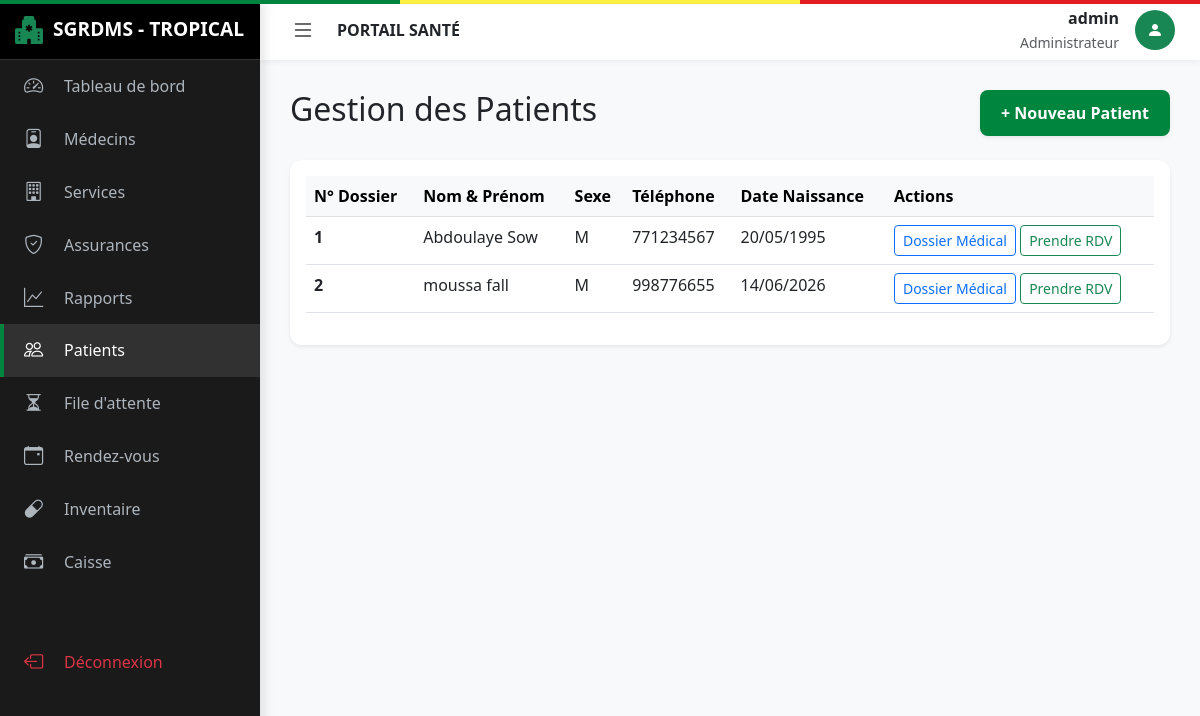
/patients (signed in), run on the app's committed database.
### app/models.py (models this page shows)
class Utilisateur(db.Model, UserMixin):
    id = db.Column(db.Integer, primary_key=True)
    username = db.Column(db.String(50), unique=True, nullable=False)
    password = db.Column(db.String(100), nullable=False)
    role = db.Column(db.String(20), nullable=False) # Admin, Medecin, Patient, Pharmacien, Receptionniste
    date_creation = db.Column(db.DateTime, default=datetime.utcnow)
    patient_id = db.Column(db.Integer, db.ForeignKey('patient.id'), nullable=True)
    patient = db.relationship('Patient', backref='user', uselist=False)
    medecin_id = db.Column(db.Integer, db.ForeignKey('medecin.id'), nullable=True)
    medecin = db.relationship('Medecin', backref='user', uselist=False)

class Patient(db.Model):
    id = db.Column(db.Integer, primary_key=True)
    nom = db.Column(db.String(50), nullable=False)
    prenom = db.Column(db.String(50), nullable=False)
    date_naissance = db.Column(db.Date, nullable=False)
    sexe = db.Column(db.String(10))
    adresse = db.Column(db.String(200))
    telephone = db.Column(db.String(20))
    email = db.Column(db.String(120))
    centre_id = db.Column(db.Integer, db.ForeignKey('centre.id'), nullable=True)
    assurance_id = db.Column(db.Integer, db.ForeignKey('assurance.id'), nullable=True)
    assurance = db.relationship('Assurance', backref='patients')
    dossier = db.relationship('DossierMedical', backref='patient', uselist=False)
    rdvs = db.relationship('RendezVous', backref='patient', lazy=True)
    file_attente = db.relationship('FileAttente', backref='patient', lazy=True)

### app/routes.py (the view)
@main.route("/patients")
@login_required
def list_patients():
    if current_user.role not in ['Administrateur', 'Receptionniste', 'Medecin']:
        return redirect(url_for('main.dashboard'))
    patients = Patient.query.all()
    return render_template('patients.html', patients=patients)

### app/__init__.py (called while the page is built)
def create_app(config_class=Config):
    app = Flask(__name__)
    app.config.from_object(Config)
    db.init_app(app)
    bcrypt.init_app(app)
    login_manager.init_app(app)
    from app.routes import main
    app.register_blueprint(main)
    @app.context_processor
    def inject_now():
        from datetime import datetime
        return {'datetime': datetime}
    return app

### app/models.py (called while the page is built)
@login_manager.user_loader
def load_user(user_id):
    return Utilisateur.query.get(int(user_id))

### app/templates/patients.html (shortened to what this page needs)
{% extends "base.html" %}
{% block content %}
<div class="d-flex justify-content-between align-items-center mb-4">
    <h2>Gestion des Patients</h2>
    <a href="{{ url_for('main.nouveau_patient') }}" class="btn btn-senegal shadow-sm">+ Nouveau Patient</a>
</div>
<div class="card shadow-sm border-0">
    <div class="card-body">
        <table class="table table-hover">
            <thead class="table-light">
                <tr>
                    <th>N° Dossier</th>
                    <th>Nom & Prénom</th>
                    <th>Sexe</th>
                    <th>Téléphone</th>
                    <th>Date Naissance</th>
                    <th>Actions</th>
                </tr>
            </thead>
            <tbody>
                {% for patient in patients %}
                <tr>
                    <td><strong>{{ patient.id }}</strong></td>
                    <td>{{ patient.prenom }} {{ patient.nom }}</td>
                    <td>{{ patient.sexe }}</td>
                    <td>{{ patient.telephone }}</td>
                    <td>{{ patient.date_naissance.strftime('%d/%m/%Y') }}</td>
                    <td>
                        <a href="{{ url_for('main.patient_details', patient_id=patient.id) }}" class="btn btn-sm btn-outline-primary">Dossier Médical</a>
                        {% if current_user.role in ['Administrateur', 'Receptionniste'] %}
                            <a href="{{ url_for('main.nouveau_rdv') }}" class="btn btn-sm btn-outline-success">Prendre RDV</a>
                        {% endif %}
                    </td>
                </tr>
                {% else %}
                <tr>
                    <td colspan="6" class="text-center text-muted">Aucun patient enregistré.</td>
                </tr>
                {% endfor %}
            </tbody>
        </table>
    </div>
</div>
{% endblock %}

### app/templates/base.html (shortened to what this page needs)
<!DOCTYPE html>
<html lang="fr">
<head>
    <link href="https://cdn.jsdelivr.net/npm/bootstrap@5.3.0/dist/css/bootstrap.min.css" rel="stylesheet">
    <link rel="stylesheet" href="https://cdn.jsdelivr.net/npm/bootstrap-icons@1.11.0/font/bootstrap-icons.css">
</head>
<body>
    {% if current_user.is_authenticated %}
    <div id="sidebar">
        <div class="sidebar-header">
            <i class="bi bi-hospital-fill text-success fs-3"></i>
            <span class="logo-text">SGRDMS - TROPICAL</span>
        </div>
            <a href="{{ url_for('main.dashboard') }}" class="menu-item {{ 'active' if request.endpoint == 'main.dashboard' }}">
                <i class="bi bi-speedometer2"></i>
                <span class="menu-text">Tableau de bord</span>
            </a>
            {% if current_user.role == 'Administrateur' %}
            <a href="{{ url_for('main.list_medecins') }}" class="menu-item {{ 'active' if request.endpoint == 'main.list_medecins' }}">
                <i class="bi bi-person-badge"></i>
                <span class="menu-text">Médecins</span>
            </a>
            <a href="{{ url_for('main.list_services') }}" class="menu-item {{ 'active' if request.endpoint == 'main.list_services' }}">
                <i class="bi bi-building"></i>
                <span class="menu-text">Services</span>
            </a>
            <a href="{{ url_for('main.list_assurances') }}" class="menu-item {{ 'active' if request.endpoint == 'main.list_assurances' }}">
                <i class="bi bi-shield-check"></i>
                <span class="menu-text">Assurances</span>
            </a>
            <a href="{{ url_for('main.rapports') }}" class="menu-item {{ 'active' if request.endpoint == 'main.rapports' }}">
                <i class="bi bi-graph-up"></i>
                <span class="menu-text">Rapports</span>
            </a>
            {% endif %}
            {% if current_user.role in ['Administrateur', 'Receptionniste', 'Medecin'] %}
            <a href="{{ url_for('main.list_patients') }}" class="menu-item {{ 'active' if request.endpoint == 'main.list_patients' }}">
                <i class="bi bi-people"></i>
                <span class="menu-text">Patients</span>
            </a>
            {% endif %}
            {% if current_user.role in ['Administrateur', 'Receptionniste'] %}
            <a href="{{ url_for('main.file_attente') }}" class="menu-item {{ 'active' if request.endpoint == 'main.file_attente' }}">
                <i class="bi bi-hourglass-split"></i>
                <span class="menu-text">File d'attente</span>
            </a>
            {% endif %}
            {% if current_user.role not in ['Pharmacien', 'Caissier'] %}
            <a href="{{ url_for('main.list_rdvs') }}" class="menu-item {{ 'active' if request.endpoint == 'main.list_rdvs' }}">
                <i class="bi bi-calendar-event"></i>
                <span class="menu-text">Rendez-vous</span>
            </a>
            {% endif %}
            {% if current_user.role == 'Pharmacien' or current_user.role == 'Administrateur' %}
            <a href="{{ url_for('main.pharmacie_inventaire') }}" class="menu-item {{ 'active' if request.endpoint == 'main.pharmacie_inventaire' }}">
                <i class="bi bi-capsule"></i>
                <span class="menu-text">Inventaire</span>
            </a>
            {% endif %}
            {% if current_user.role in ['Caissier', 'Administrateur'] %}
            <a href="{{ url_for('main.caisse_factures') }}" class="menu-item {{ 'active' if request.endpoint == 'main.caisse_factures' }}">
                <i class="bi bi-cash-stack"></i>
                <span class="menu-text">Caisse</span>
            </a>
            {% endif %}
            <div class="mt-auto pt-5">
                <a href="{{ url_for('main.logout') }}" class="menu-item text-danger">
                    <i class="bi bi-box-arrow-left"></i>
                    <span class="menu-text">Déconnexion</span>
                </a>
            </div>
        </div>
    <div id="main-wrapper">
        <header class="top-navbar">
            <button class="toggle-btn" id="sidebarToggle">
                <i class="bi bi-list"></i>
            </button>
            <div class="ms-3 fw-bold text-uppercase d-none d-md-block">
                {{ title if title else "Portail Santé" }}
            </div>
            <div class="ms-auto d-flex align-items-center">
                <div class="text-end me-3 d-none d-sm-block">
                    <div class="fw-bold">{{ current_user.username }}</div>
                    <small class="text-muted">{{ current_user.role }}</small>
                </div>
                <div class="rounded-circle bg-success text-white d-flex align-items-center justify-content-center" style="width: 40px; height: 40px;">
                    <i class="bi bi-person-fill"></i>
                </div>
            </div>
        </header>
        <main class="content-area">
            {% block content %}{% endblock %}
        </main>
    </div>
    {% else %}
    <div class="content-area p-0">
        {% block auth_content %}{% endblock %}
    </div>
    {% endif %}
</body>
</html>

### app/templates/base.html (style rules this page uses)
:root { --sn-green: #00853f; --sn-yellow: #fdef42; --sn-red: #e31b23; --sidebar-width: 260px; --sidebar-collapsed-width: 70px; --top-nav-height: 60px; --bg-light: #f8f9fa; }
body { background-color: var(--bg-light); overflow-x: hidden; font-family: 'Segoe UI', Tahoma, Geneva, Verdana, sans-serif; }
#sidebar { width: var(--sidebar-width); height: 100vh; position: fixed; left: 0; top: 0; z-index: 1000; background: #1a1a1a; color: white; transition: all 0.3s ease; box-shadow: 4px 0 10px rgba(0,0,0,0.1); }
.sidebar-header { height: var(--top-nav-height); display: flex; align-items: center; padding: 0 15px; border-bottom: 1px solid #333; background: #000; }
.sidebar-header .logo-text { white-space: nowrap; overflow: hidden; font-weight: bold; font-size: 1.2rem; margin-left: 10px; transition: opacity 0.2s; }
.menu-item { padding: 12px 20px; display: flex; align-items: center; color: #adb5bd; text-decoration: none; transition: all 0.2s; border-left: 4px solid transparent; }
.menu-item.active { color: white; background: rgba(255,255,255,0.1); border-left: 4px solid var(--sn-green); }
.menu-item i { font-size: 1.2rem; min-width: 30px; }
.menu-text { margin-left: 10px; white-space: nowrap; transition: opacity 0.2s; }
#main-wrapper { margin-left: var(--sidebar-width); transition: all 0.3s ease; min-height: 100vh; display: flex; flex-direction: column; }
.top-navbar { height: var(--top-nav-height); background: white; display: flex; align-items: center; padding: 0 25px; box-shadow: 0 2px 5px rgba(0,0,0,0.05); position: sticky; top: 0; z-index: 999; }
.toggle-btn { background: none; border: none; font-size: 1.5rem; cursor: pointer; color: #333; }
.content-area { padding: 30px; flex-grow: 1; }
.card { border: none; border-radius: 12px; box-shadow: 0 5px 15px rgba(0,0,0,0.05); transition: transform 0.2s; }
.btn-senegal { background-color: var(--sn-green); color: white; border-radius: 8px; padding: 10px 20px; font-weight: 600; }

### data on the page
Utilisateur: username "admin", role "Administrateur"
Patient: id "1", prenom "Abdoulaye", nom "Sow", sexe "M", telephone "771234567", date_naissance "20/05/1995"
Patient: id "2", prenom "moussa", nom "fall", sexe "M", telephone "998776655", date_naissance "14/06/2026"

### other printed values
{{ title if title else "Portail Santé" }} "PORTAIL SANTÉ"
